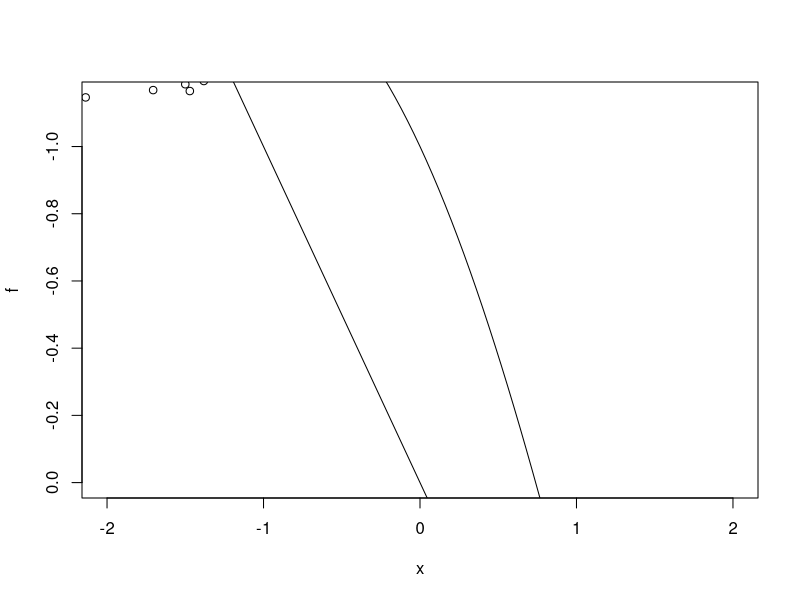
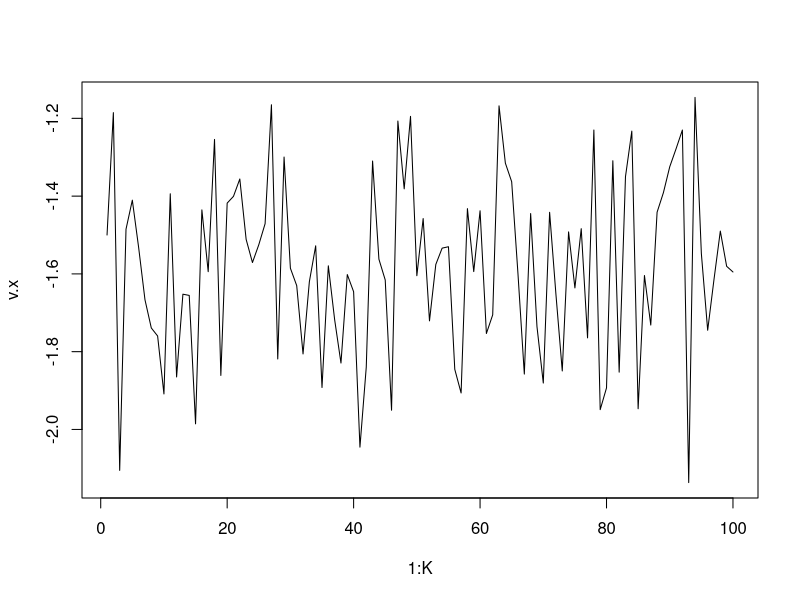
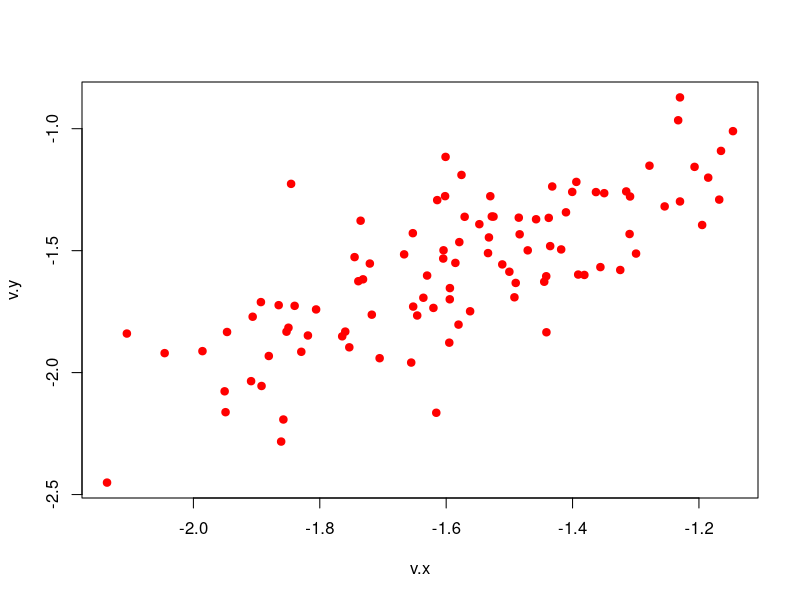

Write R code to recreate these figures, in order. (Note: this script raises an error after producing the figures.)

Q <- .25
R <- .25
f <- function(x) x - cos(x)
g <- function(x) x

x.0 <- -1.5
K <- 100

v.y <- v.x <- rep(0, K)
v.x[1] <- x.0
v.y[1] <- g( v.x[1] ) + rnorm( 1, 0, R )
for( i in 2:K ){
  v.x[i] <- f( v.x[i-1] ) + rnorm( 1, 0, Q )
  v.y[i] <- g( v.x[i] ) + rnorm( 1, 0, R )
}

plot( f, xlim=c(-2,2), ylim=c(0, max(v.x)) )
points( v.x[-K], v.x[-1] )
abline(0,1)

plot( 1:K, v.x, type='l' )
plot( v.x, v.y, pch=19, col='red' )

ukf <- ukf.compute( mean(v.x), var(v.x), v.y, f, g, Q, R, 1 )
plot( 1:K, v.x, type='l' )
points( 1:K, log( v.y ), pch=19, col='blue' )
lines( 1:K, ukf$m[,-1], col='red' )
